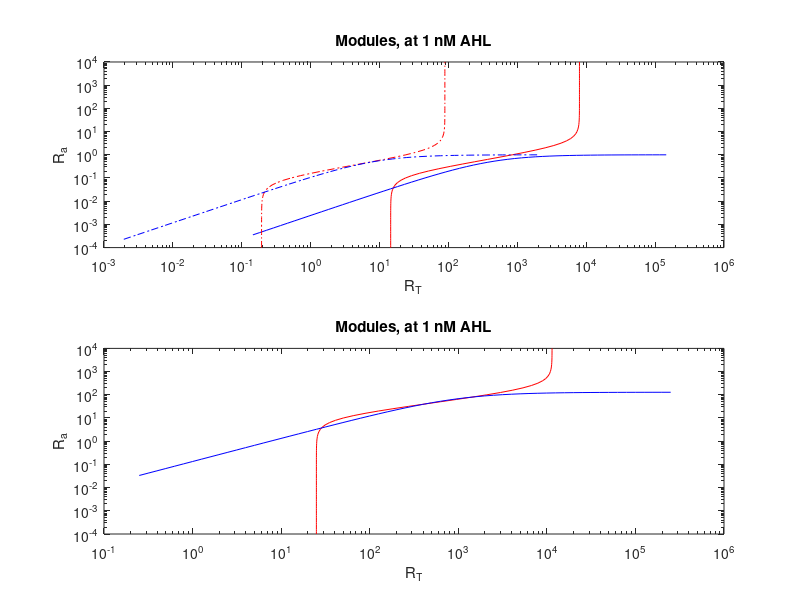

Source code (MATLAB):
% module comparison
%% deterministic model
Ka = 408.8; % AHL-LuxR dissociation constant; molecules
f = 550; % Maximum fold induction of Plux promoter; fold change
K = 2.93; % Half maximal activation concentration of LuxR-AHL (Ra); molecules
Rtmin = 14.5; % LuxR0, varies with RBS strength; minimum LuxR0 required for activation of positive feedback ~ K*2/(f+1)
n = 2; % hill coefficient

%plots modules of the model: Ra as a function of Rt (the for loop), Rt as
%a function of Ra (hill function)
%comment out if not required
Rt1 = (10.^(-2:0.1:4))*Rtmin;
Ra2 = 10.^(-4:0.1:4); Rt2 = Rtmin*(1+f*(Ra2/K).^n)./(1+(Ra2/K).^n);

A = 1; % at 1nM external conc
Ra1 = 0.5*((Ka + A + Rt1) - sqrt((Ka + A + Rt1).^2-4*A*Rt1));
figure(7); subplot(2,1,1); loglog(Rt2,Ra2,'r'); hold on; xlabel('R_T'); ylabel('R_a'); title('Modules, at 1 nM AHL')
subplot(2,1,1); loglog(Rt1, Ra1,'b');

%% stochastic model's deterministic module breakup
clear variables
Ka = 0.5;
f = 916;
K = 300;
Rtmin = 25;
n = 2;
phi = 0.6/(3.1e-4);
SF = 1/15;
%plots modules of the model: Ra as a function of Rt (the for loop), Rt as
%a function of Ra (hill function)
%comment out if not required
Rt1 = (10.^(-2:0.1:4))*Rtmin;
Ra2 = 10.^(-4:0.1:4); Rt2 = Rtmin*(1+f*(Ra2/K).^n)./(1+2*(Ra2/K).^n);
figure(7); subplot(2,1,2); loglog(Rt2,Ra2,'r'); hold on; xlabel('R_T'); ylabel('R_a'); title('Modules, at 1 nM AHL')

A = 1; % at 1nM external conc
Ra1 = 0.5*((phi*Ka + SF*A + Rt1) - sqrt((phi*Ka + SF*A + Rt1).^2-4*SF*A*phi*Rt1));
subplot(2,1,2); loglog(Rt1, Ra1,'b');

%% deterministic model with parameters equivalent from stochastic: for the same AHL absolute value (1 nM)
clear variables
phi = 0.6/(3.1e-4);
SF = 1/15;
Ka = 0.5/SF;

f = 916/2;
K = 300/(phi*SF*sqrt(2));
Rtmin = 25/(phi*SF);
n = 2;

%plots modules of the model: Ra as a function of Rt (the for loop), Rt as
%a function of Ra (hill function)
%comment out if not required
Rt1 = (10.^(-2:0.1:4))*Rtmin;
Ra2 = 10.^(-4:0.1:4); Rt2 = Rtmin*(1+(f)*(Ra2/K).^n)./(1+(Ra2/K).^n);
figure(7); subplot(2,1,1); loglog(Rt2,Ra2,'r-.'); hold on; xlabel('R_T'); ylabel('R_a'); title('Modules, at 1 nM AHL')

A = 1; % at 1nM external conc
% Ra1 = 0.5*((phi*Ka + SF*A + Rt1) - sqrt((phi*Ka + SF*A + Rt1).^2-4*SF*A*phi*Rt1));
Ra1 = 0.5*((Ka + A + Rt1) - sqrt((Ka + A + Rt1).^2-4*A*Rt1));
subplot(2,1,1); loglog(Rt1, Ra1,'b-.');
